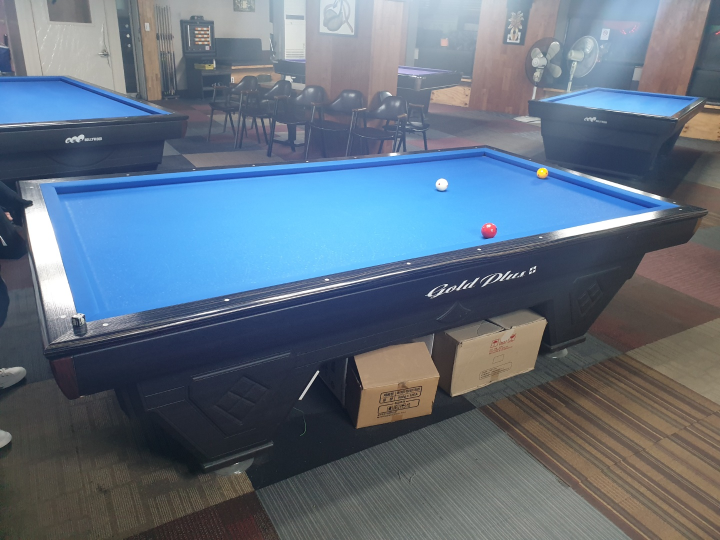
#> input picture 3-cushion-helper/test_img/2.jpg, 1440 x 1080 px, found by its file name (shown at 1/2 size)
$ python ball_recognizer.py
#> lines starting #> are read from the running program, lines starting #| are printed output that depends on the picture; after the words box and inside, x2 and y2 are one past the last pixel; in counts of white or black regions, pixels touching at a corner belong together
### 3-cushion-helper/table_recognizer.py
import numpy as np
import cv2

WIDTH = 272 + 6*2
HEIGHT = 136 + 6*2

lower_blue = (100, 100, 100)
upper_blue = (120, 255, 255)


def find_corners(src, debug=False):
    src_hsv = cv2.cvtColor(src, cv2.COLOR_BGR2HSV)
    table_img = cv2.inRange(src_hsv, lower_blue, upper_blue)

    if debug: cv2.imshow("debug", src); cv2.waitKey()
    if debug: cv2.imshow("debug", table_img); cv2.waitKey()

    k = cv2.getStructuringElement(cv2.MORPH_ELLIPSE, (5,5))
    table_img_closing = cv2.morphologyEx(table_img, cv2.MORPH_CLOSE, k)

    if debug: cv2.imshow("debug", table_img_closing); cv2.waitKey()

    contours, _ = cv2.findContours(table_img_closing, cv2.RETR_EXTERNAL, cv2.CHAIN_APPROX_SIMPLE)
    contour = max(contours, key=lambda x: cv2.contourArea(x))

    epsilon = 0.02 * cv2.arcLength(contour, True)
    approx = cv2.approxPolyDP(contour, epsilon, True)

    if len(approx) != 4:
        print('Table recognizaion failed!')
        exit()

    if debug:
        src_tmp = src.copy()
        cv2.drawContours(src_tmp, [approx], -1, (0, 255, 0), 3)
        cv2.imshow("debug", src_tmp);
        cv2.waitKey()

    return approx


def get_warped_table(src, approx, debug=False):
    side_length = [np.linalg.norm(approx[i][0]-approx[i+1][0]) for i in range(-1, 3)]
    upper_left_point_idx = min(range(4), key=lambda i: approx[i][0][0]+approx[i][0][1])

    if side_length[upper_left_point_idx] > side_length[(upper_left_point_idx+1)%4]:
        si = upper_left_point_idx
    else:
        si = (upper_left_point_idx + 1) % 4

    src_point = np.array([approx[si][0], approx[(si+1)%4][0], approx[(si+2)%4][0], approx[(si+3)%4][0]], dtype=np.float32)
    dst_point = np.array([[0, 0], [0, HEIGHT-1], [WIDTH-1, HEIGHT-1], [WIDTH-1, 0]], dtype=np.float32)
    matrix = cv2.getPerspectiveTransform(src_point, dst_point)

    dst = cv2.warpPerspective(src, matrix, (WIDTH, HEIGHT))[5:-5, 7:-7]
    if debug: cv2.imshow("debug", dst); cv2.waitKey()
    return dst


# [4 lines that do not run on import are left out]

### 3-cushion-helper/ball_recognizer.py
import cv2

WIDTH = 272 + 6*2
HEIGHT = 136 + 6*2

lower_red = (160, 100, 70)
upper_red = (190, 255, 255)

lower_white = (0, 0, 100)
upper_white = (360, 100, 255)

lower_yellow = (10, 120, 100)
upper_yellow = (30, 255, 255)

def find_color_center(src, color, correction=True, debug=False):
    if color == 'r':
        lower_color, upper_color = lower_red, upper_red
    elif color == 'y':
        lower_color, upper_color = lower_yellow, upper_yellow
    elif color == 'w':
        lower_color, upper_color = lower_white, upper_white
    else:
        print("not supported color")
        return

    src_hsv = cv2.cvtColor(src, cv2.COLOR_BGR2HSV)
    threshold = cv2.inRange(src_hsv, lower_color, upper_color)

    if debug: cv2.imshow("debug", src); cv2.waitKey()
    if debug: cv2.imshow("debug", threshold); cv2.waitKey()

    k = cv2.getStructuringElement(cv2.MORPH_ELLIPSE, (3,3))
    threshold = cv2.morphologyEx(threshold, cv2.MORPH_CLOSE, k)

    k = cv2.getStructuringElement(cv2.MORPH_ELLIPSE, (5,5))
    threshold = cv2.morphologyEx(threshold, cv2.MORPH_OPEN, k)

    if debug: cv2.imshow("debug", threshold); cv2.waitKey()

    contours, _ = cv2.findContours(threshold, cv2.RETR_EXTERNAL, cv2.CHAIN_APPROX_SIMPLE)
    contour = max(contours, key=lambda x: cv2.contourArea(x))
    x,y,w,h = cv2.boundingRect(contour)

    r = (w+h)//4

    if correction:

        cx = x + w
        cy = y + h // 2
    else:
        mmt = cv2.moments(contour)
        cx = int(mmt['m10']/mmt['m00'])
        cy = int(mmt['m01']/mmt['m00'])

    return (cx, cy), r


if __name__ == "__main__":
    import table_recognizer
    src = cv2.imread('3-cushion-helper/test_img/2.jpg')
#> src is the input picture: shape (1080, 1440, 3); mean B, G, R 127, 111.2, 96.5
    contour = table_recognizer.find_corners(src)
#> in find_corners, `src_hsv = cv2.cvtColor(src, cv2.COLOR_BGR2HSV)`: src_hsv: shape (1080, 1440, 3); mean H, S, V 83, 74.6, 133.8
#> in find_corners, `table_img = cv2.inRange(src_hsv, lower_blue, upper_blue)`:
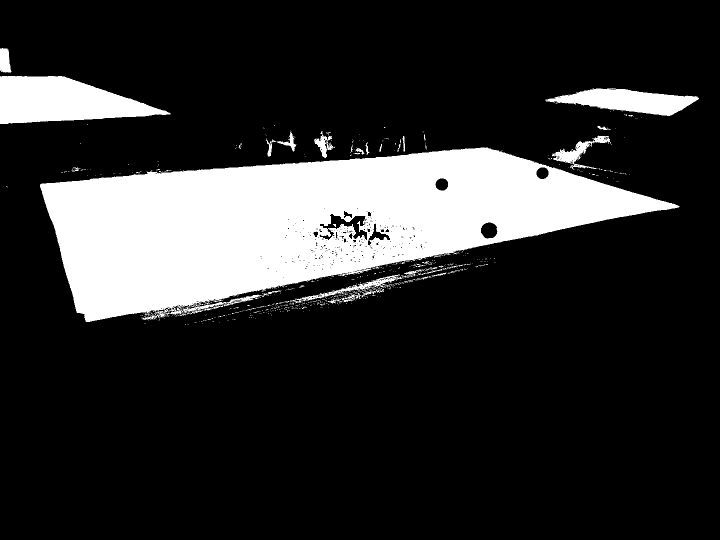
#> table_img: shape (1080, 1440) (shown at 1/2 size); 18.2% white; 665 white regions (619 under 20 px), largest, box (x1, y1, x2, y2) and area: (80, 295, 1360, 644) 242565, (0, 152, 341, 248) 21562, (1090, 176, 1398, 232) 9386
#> in find_corners, `table_img_closing = cv2.morphologyEx(table_img, cv2.MORPH_CLOSE, k)`:
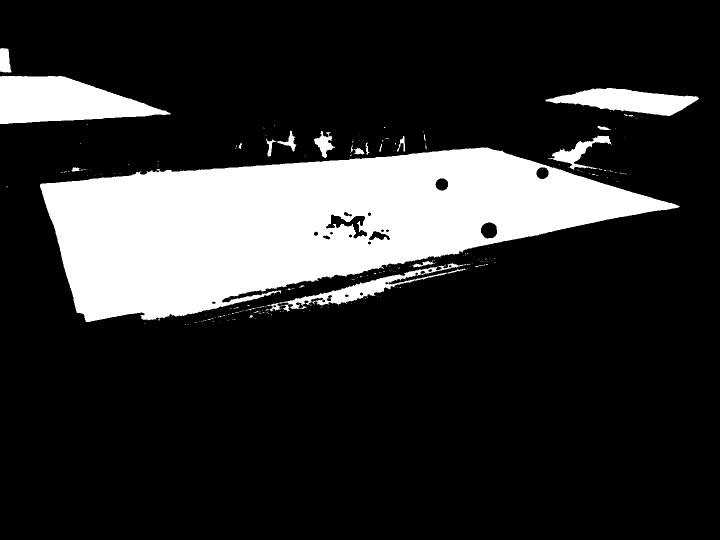
#> table_img_closing: shape (1080, 1440) (shown at 1/2 size); 18.7% white; 235 white regions (210 under 20 px)
#> in find_corners, `contours, _ = cv2.findContours(table_img_closing, cv2.RETR_EXTERNAL, c..`: contours = 235 contours, 217 with area under 20; largest, box (x1, y1, x2, y2) and area: (80, 295, 1360, 644) 249150, (0, 152, 341, 248) 21179, (1090, 176, 1398, 232) 9197, (534, 526, 927, 623) 5939, (1096, 271, 1224, 339) 2209
#> in find_corners, `contour = max(contours, key=lambda x: cv2.contourArea(x))`: contour = contour of 1633 points, box (x1, y1, x2, y2) (80, 295, 1360, 644), area 249150
#> in find_corners, `epsilon = 0.02 * cv2.arcLength(contour, True)`: epsilon = 70.23
#> in find_corners, `approx = cv2.approxPolyDP(contour, epsilon, True)`: approx = [[1359, 413], [975, 295], [80, 369], [172, 643]]
#> contour = [[1359, 413], [975, 295], [80, 369], [172, 643]]
    table = table_recognizer.get_warped_table(src, contour)
#> in get_warped_table, `side_length = [np.linalg.norm(approx[i][0]-approx[i+1][0]) for i in ra..`: side_length = [1209.1, 401.7, 898.1, 289]
#> in get_warped_table, `upper_left_point_idx = min(range(4), key=lambda i: approx[i][0][0]+app..`: upper_left_point_idx = 2
#> in get_warped_table, `src_point = np.array([approx[si][0], approx[(si+1)%4][0], approx[(si+2..`: src_point = [[80, 369], [172, 643], [1359, 413], [975, 295]]
#> in get_warped_table, `matrix = cv2.getPerspectiveTransform(src_point, dst_point)`: matrix = [[4.54, -1.52, 199.3], [1.65, 19.91, -7479.5], [-0.00366, 0.0588, 1]]
#> in get_warped_table, `dst = cv2.warpPerspective(src, matrix, (WIDTH, HEIGHT))[5:-5, 7:-7]`:
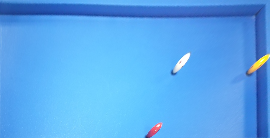
#> dst: shape (138, 270, 3); mean B, G, R 236.9, 167.5, 89
    print(find_color_center(table, 'w', debug=True))
#> in find_color_center, `src_hsv = cv2.cvtColor(src, cv2.COLOR_BGR2HSV)`: src_hsv: shape (138, 270, 3); mean H, S, V 103.9, 161.5, 237.7
#> in find_color_center, `threshold = cv2.inRange(src_hsv, lower_color, upper_color)`:
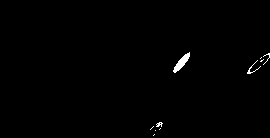
#> threshold: shape (138, 270); 0.61% white; 10 white regions (7 under 20 px), largest, box (x1, y1, x2, y2) and area: (173, 52, 190, 73) 137, (247, 60, 261, 74) 34, (156, 122, 163, 127) 21
#> in find_color_center, `threshold = cv2.morphologyEx(threshold, cv2.MORPH_CLOSE, k)`: threshold: shape (138, 270); 0.63% white; 9 white regions (5 under 20 px), largest, box (x1, y1, x2, y2) and area: (173, 52, 190, 73) 137, (247, 60, 261, 74) 35, (156, 122, 163, 127) 25, (263, 53, 270, 65) 20
#> in find_color_center, `threshold = cv2.morphologyEx(threshold, cv2.MORPH_OPEN, k)`:
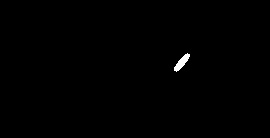
#> threshold: shape (138, 270); 0.34% white; 1 white region
#> in find_color_center, `contours, _ = cv2.findContours(threshold, cv2.RETR_EXTERNAL, cv2.CHAIN..`: contours = 1 contour; box (x1, y1, x2, y2) and area: (174, 53, 190, 72) 107
#> in find_color_center, `contour = max(contours, key=lambda x: cv2.contourArea(x))`: contour = contour of 22 points, box (x1, y1, x2, y2) (174, 53, 190, 72), area 107
#> in find_color_center, `x,y,w,h = cv2.boundingRect(contour)`: x = 174; y = 53; w = 16; h = 19
#> in find_color_center, `r = (w+h)//4`: r = 8
#> in find_color_center, `cx = x + w`: cx = 190
#> in find_color_center, `cy = y + h // 2`: cy = 62
#| ((190, 62), 8)
    print(find_color_center(table, 'r', debug=True))
#> call 2 of find_color_center, with color = 'r', correction = True, debug = True
#> in find_color_center (call 2), `threshold = cv2.inRange(src_hsv, lower_color, upper_color)`:
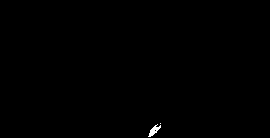
#> threshold: shape (138, 270); 0.19% white; 2 white regions (1 under 20 px), largest, box (x1, y1, x2, y2) and area: (148, 124, 161, 137) 71
#> in find_color_center (call 2), `threshold = cv2.morphologyEx(threshold, cv2.MORPH_CLOSE, k)`: threshold: shape (138, 270); 0.2% white; 2 white regions (1 under 20 px), largest, box (x1, y1, x2, y2) and area: (148, 124, 161, 138) 75
#> in find_color_center (call 2), `threshold = cv2.morphologyEx(threshold, cv2.MORPH_OPEN, k)`: threshold: shape (138, 270); 0.14% white; 1 white region
#> in find_color_center (call 2), `contours, _ = cv2.findContours(threshold, cv2.RETR_EXTERNAL, cv2.CHAIN..`: contours = 1 contour; box (x1, y1, x2, y2) and area: (150, 126, 159, 135) 39
#> in find_color_center (call 2), `contour = max(contours, key=lambda x: cv2.contourArea(x))`: contour = contour of 16 points, box (x1, y1, x2, y2) (150, 126, 159, 135), area 39
#> in find_color_center (call 2), `x,y,w,h = cv2.boundingRect(contour)`: x = 150; y = 126; w = 9
#> in find_color_center (call 2), `r = (w+h)//4`: r = 4
#> in find_color_center (call 2), `cx = x + w`: cx = 159
#> in find_color_center (call 2), `cy = y + h // 2`: cy = 130
#| ((159, 130), 4)
    print(find_color_center(table, 'y', debug=True))
#> call 3 of find_color_center, with color = 'y', correction = True, debug = True
#> in find_color_center (call 3), `threshold = cv2.inRange(src_hsv, lower_color, upper_color)`:
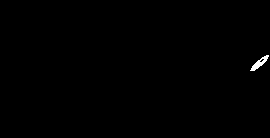
#> threshold: shape (138, 270); 0.29% white; 1 white region, box (x1, y1, x2, y2) and area: (250, 55, 269, 71) 108
#> in find_color_center (call 3), `threshold = cv2.morphologyEx(threshold, cv2.MORPH_CLOSE, k)`: threshold: shape (138, 270); 0.31% white; 1 white region, box (x1, y1, x2, y2) and area: (250, 55, 269, 71) 114
#> in find_color_center (call 3), `threshold = cv2.morphologyEx(threshold, cv2.MORPH_OPEN, k)`: threshold: shape (138, 270); 0.26% white; 1 white region
#> in find_color_center (call 3), `contours, _ = cv2.findContours(threshold, cv2.RETR_EXTERNAL, cv2.CHAIN..`: contours = 1 contour; box (x1, y1, x2, y2) and area: (252, 56, 267, 70) 78
#> in find_color_center (call 3), `contour = max(contours, key=lambda x: cv2.contourArea(x))`: contour = contour of 17 points, box (x1, y1, x2, y2) (252, 56, 267, 70), area 78
#> in find_color_center (call 3), `x,y,w,h = cv2.boundingRect(contour)`: x = 252; y = 56; w = 15; h = 14
#> in find_color_center (call 3), `r = (w+h)//4`: r = 7
#> in find_color_center (call 3), `cx = x + w`: cx = 267
#> in find_color_center (call 3), `cy = y + h // 2`: cy = 63
#| ((267, 63), 7)

$ run again, with 3-cushion-helper/test_img/3.jpg copied over 3-cushion-helper/test_img/2.jpg
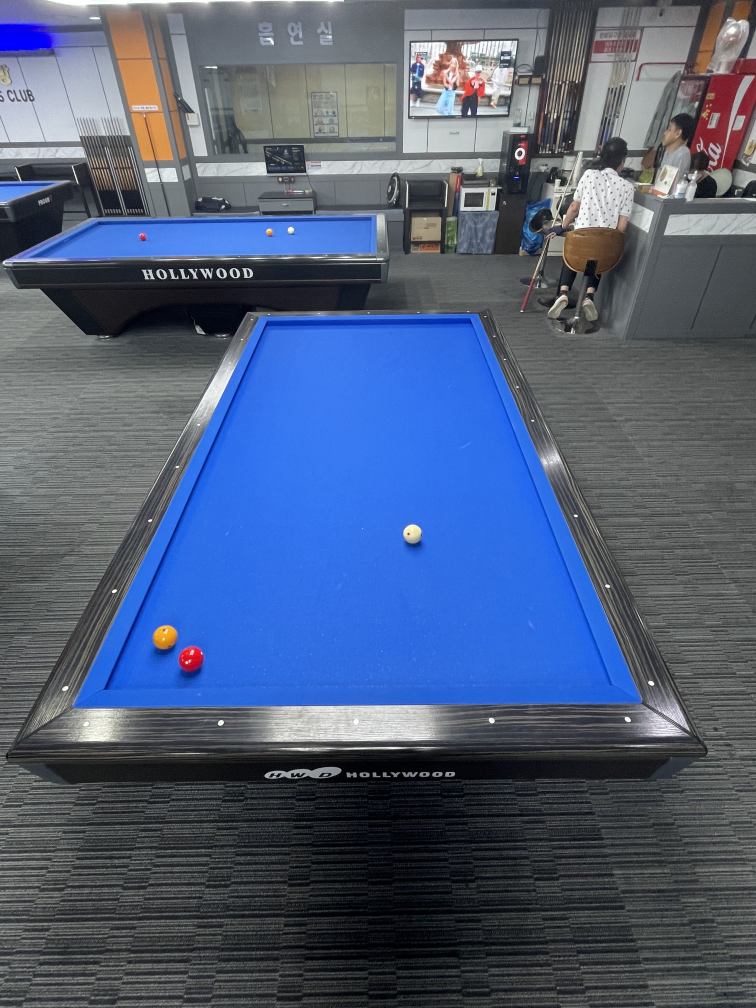
#> input picture 3-cushion-helper/test_img/3.jpg, 3024 x 4032 px, found by its file name (shown at 1/4 size)
#> src is the input picture: shape (4032, 3024, 3); mean B, G, R 121.5, 93.9, 79.7
#> in find_corners, `table_img = cv2.inRange(src_hsv, lower_blue, upper_blue)`:
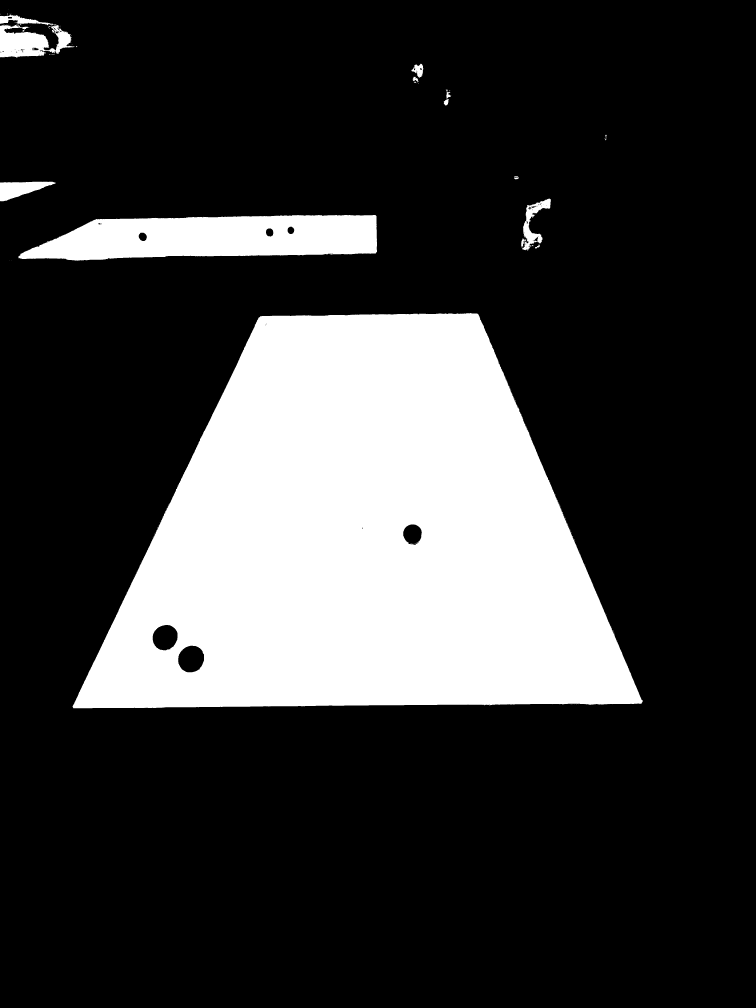
#> table_img: shape (4032, 3024) (shown at 1/4 size); 22.1% white; 213 white regions (193 under 20 px), largest, box (x1, y1, x2, y2) and area: (290, 1252, 2571, 2834) 2449008, (74, 860, 1508, 1044) 200122, (0, 98, 299, 231) 22804
#> table_img_closing: shape (4032, 3024); 22.1% white; 40 white regions (27 under 20 px)
#> in find_corners, `contours, _ = cv2.findContours(table_img_closing, cv2.RETR_EXTERNAL, c..`: contours = 37 contours, 25 with area under 20; largest, box (x1, y1, x2, y2) and area: (290, 1252, 2571, 2834) 2468252, (74, 860, 1508, 1044) 201035, (0, 54, 299, 231) 35528, (0, 727, 223, 805) 9489, (2084, 794, 2204, 1003) 8522
#> in find_corners, `contour = max(contours, key=lambda x: cv2.contourArea(x))`: contour = contour of 2811 points, box (x1, y1, x2, y2) (290, 1252, 2571, 2834), area 2468252
#> epsilon = 142.9
#> approx = [[2570, 2801], [1872, 1252], [1034, 1270], [290, 2826]]
#> `contour = table_recognizer.find_corners(src)`: contour has the same summary as approx in find_corners
#> side_length = [2280.1, 1699, 838.2, 1724.7]
#> upper_left_point_idx = 2
#> si = 3
#> src_point = [[290, 2826], [2570, 2801], [1872, 1252], [1034, 1270]]
#> matrix = [[0.00451, 0.411, -1163.9], [-0.401, -0.192, 658.3], [-6.9e-05, -0.0025, 1]]
#> in get_warped_table, `dst = cv2.warpPerspective(src, matrix, (WIDTH, HEIGHT))[5:-5, 7:-7]`:
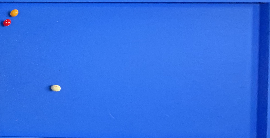
#> dst: shape (138, 270, 3); mean B, G, R 230.3, 110, 48.9
#> in find_color_center, `contours, _ = cv2.findContours(threshold, cv2.RETR_EXTERNAL, cv2.CHAIN..`: contours = 1 contour; box (x1, y1, x2, y2) and area: (51, 85, 61, 91) 36
#> in find_color_center, `contour = max(contours, key=lambda x: cv2.contourArea(x))`: contour = contour of 14 points, box (x1, y1, x2, y2) (51, 85, 61, 91), area 36
#> x = 51; y = 85; w = 10; h = 6
#> r = 4
#> cx = 61
#> cy = 88
#| ((61, 88), 4)
#> in find_color_center (call 2), `contours, _ = cv2.findContours(threshold, cv2.RETR_EXTERNAL, cv2.CHAIN..`: contours = 1 contour; box (x1, y1, x2, y2) and area: (4, 19, 11, 26) 27
#| ((11, 22), 3)
#> in find_color_center (call 3), `contours, _ = cv2.findContours(threshold, cv2.RETR_EXTERNAL, cv2.CHAIN..`: contours = 1 contour; box (x1, y1, x2, y2) and area: (11, 10, 18, 16) 22
#| ((18, 13), 3)
